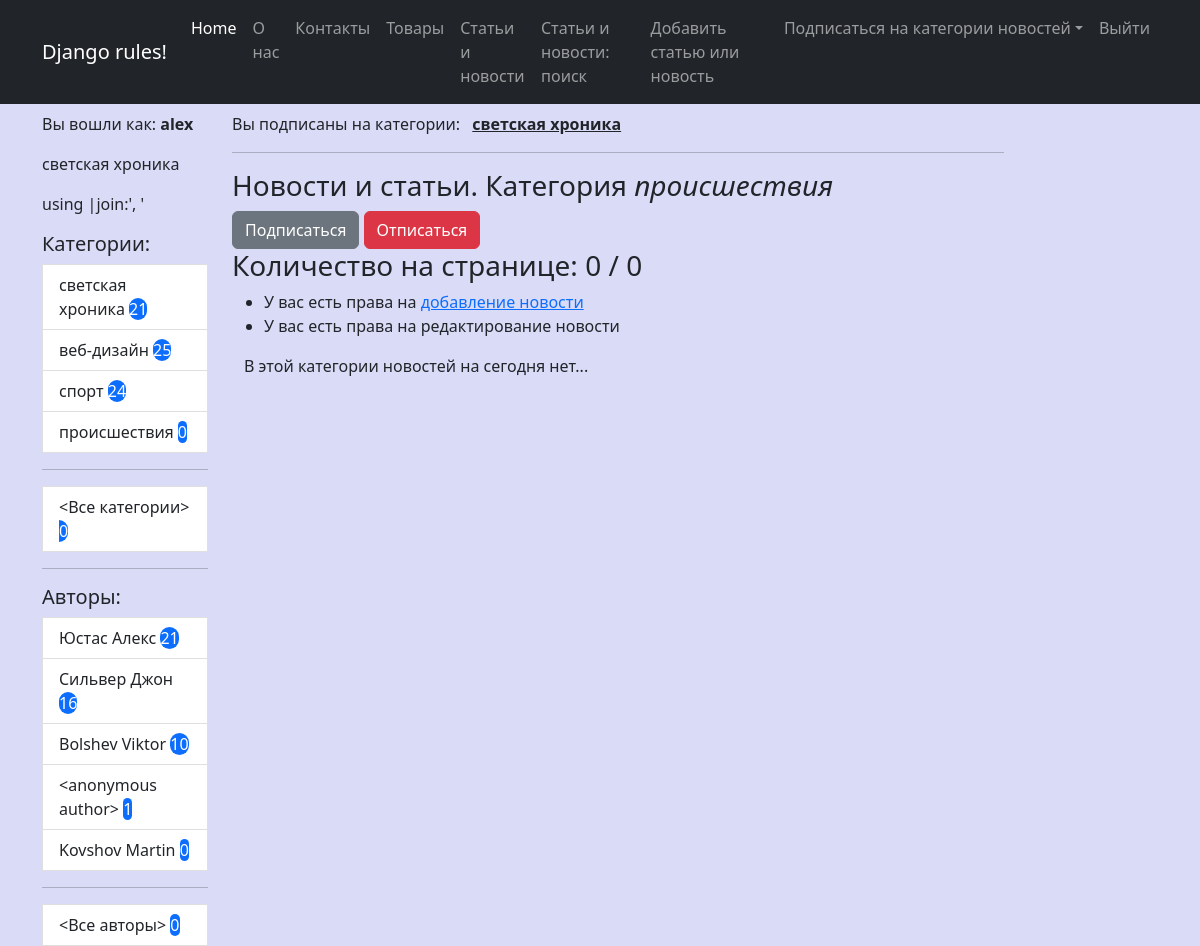
Page /news/category/4/ (signed in) on the committed database.
### news/models.py (models this page shows, shortened)
class Category(m.Model):
    name = m.CharField(max_length=30, unique=True, verbose_name="Категория")
    user = m.ManyToManyField(User, through='UserCategory')
    def get_absolute_url(self):
        return reverse_lazy('news_by_cat', kwargs = {'pk':self.id})
    def __str__(self) -> str:
        return self.name
    class Meta:
        ordering = ['-name']
        verbose_name = "Категория"
        verbose_name_plural = 'Категории'

class Author(m.Model):
    user = m.OneToOneField(User, on_delete=m.CASCADE)
    rating = m.SmallIntegerField(default=0, verbose_name='Рейтинг')
    def get_absolute_url(self):
        return reverse_lazy('news_by_author', kwargs = {'pk':self.id})
    def __str__(self) -> str:
        name = f"{self.user.last_name} {self.user.first_name}".strip()
        name = '<anonymous author>' if not name else name
        return name

### news/views.py (the view)
# urls.py: path('category/<int:pk>/', NewsByCategory.as_view(), name='news_by_cat'),
class NewsByCategory(LoginRequiredMixin, CustomContextMixin, ListView):
    model = Post
    template_name = 'news/news.html'
    context_object_name = 'news'
    paginate_by = 3
    def get_queryset(self, **kwargs):
        qs = super().get_queryset(**kwargs)
        return qs.filter(categories=self.kwargs.get('pk'))
    def get_context_data(self, **kwargs):
        context = super().get_context_data(**kwargs)
        context['current_category'] = Category.objects.get(pk=self.kwargs.get('pk'))
        return context

### news/templates/news/news.html (shortened to what this page needs)
{% extends 'base.html' %}
{% load custom_filters %}
{% block content %}
    <hr>
    {% if current_category %}
        <h3>Новости и статьи. Категория <em>{{ current_category }}</em></h3>
        <a href="{% url 'follow_category' current_category.pk %}" class="btn btn-secondary">Подписаться</a>
        <a href="{% url 'unfollow_category' current_category.pk %}" class="btn btn-danger">Отписаться</a>
    {% else %}
        <h3>Новости и статьи.</h3>
    {% endif %}
    <h3>Количество на странице: {{ news|length }} / {{ news_count }}</h3>
    <ul>
        {% if perms.news.add_post %}
        <li>У вас есть права на <a href="{% url 'add_news' %}">добавление новоcти</a></li>
        {% endif %}
        {% if perms.news.change_post %}
        <li>У вас есть права на редактирование новости</li>
        {% endif %}
    </ul>
    <div class="container mt-10">
        {% for nws in page_obj %}
        <div class="row">
            <div class="card mb-3" style="width: 80rem;">
                <div class="card header">Категория:
                    <p>
                    {% for cat in nws.categories.all  %}
                        <a href="{{ cat.get_absolute_url }}" class="btn btn-secondary">{{ cat.name }}</a>
                    {% endfor %}
                </p>
                </div>
                <div class="card-body">
                    <h5 class="card-title text-center">
                    {{ nws.title|censor }}
                    </h5>
                    <h5>
                        Автор: <a href="{{ nws.author.get_absolute_url }}">{{ nws.author }}</a>
                    </h5>
                    <p class="card-text">{{ nws.content|censor|truncatewords:50 }}</p>
                    <a href="{{ nws.get_absolute_url }}" class="btn btn-primary">Подробности...</a>
                </div>
                <div class="card-footer">
                    {{ nws.created_dtm|date:'d.m.Y' }}: С момента опубликования прошло {{ nws.created_dtm|timesince }}
                </div>
              </div>
        </div>
        {% empty %}
                    <p class="card-text">В этой категории новостей на сегодня нет...</p>
        {% endfor %}
    </div>
{% endblock content %}

### templates/base.html (shortened to what this page needs)
{% load static %}
{% load custom_filters %}
<!DOCTYPE html>
<html lang="en">
    <head>
        <link href="https://cdn.jsdelivr.net/npm/bootstrap@5.2.1/dist/css/bootstrap.min.css" rel="stylesheet">
        <link href="https://getbootstrap.com/docs/5.2/assets/css/docs.css" rel="stylesheet">
        <link href="{% static 'css/my_style.css' %}" rel="stylesheet" type="text/css">
    </head>
    <body>
        {% include 'inc/_navbar.html' %}
        <div class="container">
            <div class="row mt-2">
                <div class="col-lg-2">
                    <p>Вы вошли как: <b>{{ request.user.username }}</b>
                        <p>{{ cats_by_user|join:', '}}</p><span class="comment">using |join:', '</span>
                    </p>
                    {% include 'inc/_sidebar.html' %}
                </div>
                <div class="col-lg-10">
                    <p>Вы подписаны на категории:
                     <b>{% for cat in cats_by_user %}
                            &ensp;<a href="{{ cat.get_absolute_url }}" class="link-dark">{{ cat }}</a>&ensp;
                         {% endfor %}</b>
                    </p>
                    <div class="col-lg-10 text-start">
                        {% block content %}{% endblock content %}
                    </div>
                </div>
            </div>
        </div>
    </body>
</html>

### templates/inc/_sidebar.html
<div class="list-group">
    <h5>Категории:</h5>
    <div class="col-lt-1">
        {% for cat in categories %}
        <a href="{{ cat.get_absolute_url }}" class="list-group-item list-group-item-action" aria-current="true">
        {{ cat.name }} <span class="'badge rounded-pill text-bg-primary">{{ cat.cnt }}</span>
        </a>
        {% endfor %}
        <hr>
        <a href="{% url 'all_news' %}" class="list-group-item list-group-item-action" aria-current="true">
            <Все категории> <span class="'badge rounded-pill text-bg-primary"> {{ news_count }}</span>
        </a>
    </div>
</div>
<hr>
<h5>Авторы:</h5>
<div class="list-group">
    <div class="col-lt-1">
        {% for auth in authors %}
        <a href="{{ auth.get_absolute_url }}" class="list-group-item list-group-item-action" aria-current="true">
        {{ auth|default:'anonymous' }} <span class="'badge rounded-pill text-bg-primary"> {{ auth.cnt }}</span>
        </a>
        {% endfor %}
        <hr>
        <a href="{% url 'all_news' %}" class="list-group-item list-group-item-action" aria-current="true">
            <Все авторы> <span class="'badge rounded-pill text-bg-primary"> {{ news_count }}</span>
        </a>
    </div>
</div>

### static/css/my_style.css (style rules this page uses)
body { background-color: rgb(218, 219, 247); }

### rows in the picture
Category: name "светская хроника", cnt "21"
Category: name "веб-дизайн", cnt "25"
Category: name "спорт", cnt "24"
Category: name "происшествия", cnt "0"
Author: user.first_name "Юстас Алекс", cnt "21"
Author: user.first_name "Сильвер Джон", cnt "16"
Author: user.first_name "Bolshev Viktor", cnt "10"
Author: user.first_name "<anonymous author>", cnt "1"
Author: user.first_name "Kovshov Martin", cnt "0"

### other values in the picture
{{ request.user.username }} "alex"
{{ news_count }} "0"
{{ news|length }} "0"
